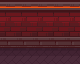

This game map was drawn from its Tiled (.tmx) file and the tilesets committed beside it. A one-line description and the full map source follow:
An orthogonal 5x4 tile map with 16x16 px tiles, 3 tile layers (Back, Walls, Front).

<map version="1.10" tiledversion="1.10.2" orientation="orthogonal" renderorder="right-down" width="5" height="4" tilewidth="16" tileheight="16" infinite="0" nextlayerid="4" nextobjectid="1">
 <tileset firstgid="1" source="../../../Tilesets/forge_tileset.tsx" />
 <layer id="1" name="Back" width="5" height="4">
  <data encoding="csv">
0,0,0,0,0,
0,0,0,0,0,
0,0,0,0,0,
178,178,178,178,178
</data>
 </layer>
 <layer id="2" name="Walls" width="5" height="4">
  <data encoding="csv">
103,103,103,103,103,
128,128,128,128,128,
153,153,153,153,153,
0,0,0,0,0
</data>
 </layer>
 <layer id="3" name="Front" width="5" height="4">
  <data encoding="csv">
0,0,0,0,0,
0,0,0,0,0,
0,0,0,0,0,
0,0,0,0,0
</data>
 </layer>
</map>
